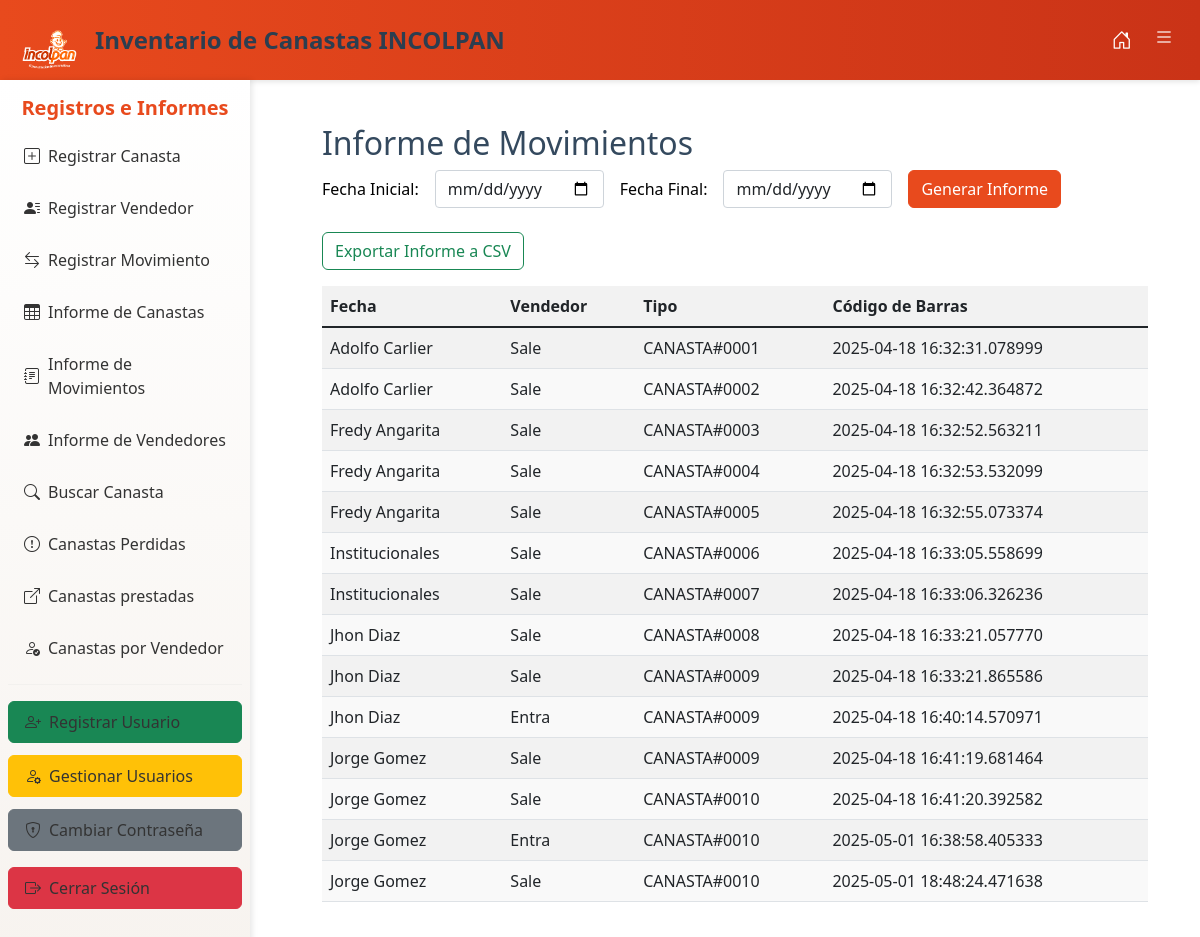
Screenshot of /generar_informe_movimientos (signed in) with the database file from the repository.
### tables this page shows
CREATE TABLE movimientos (
    id INTEGER PRIMARY KEY AUTOINCREMENT,
    vendedor_codigo TEXT,
    tipo TEXT,
    codigo_barras TEXT,
    fecha TEXT,
    FOREIGN KEY (vendedor_codigo) REFERENCES vendedores(codigo),
    FOREIGN KEY (codigo_barras) REFERENCES canastas(codigo_barras)
);

CREATE TABLE vendedores (
    codigo TEXT PRIMARY KEY,
    nombre TEXT
);

### app.py (the view)
@app.route('/generar_informe_movimientos')
@login_required
def generar_informe_movimientos():
    conn = obtener_conexion()
    cursor = conn.cursor()
    cursor.execute('''
        SELECT v.nombre, m.tipo, m.codigo_barras, m.fecha
        FROM movimientos m
        JOIN vendedores v ON m.vendedor_codigo = v.codigo
    ''')
    movimientos = cursor.fetchall()
    conn.close()
    return render_template('informe_movimientos.html', movimientos=movimientos)

### app.py (called while the page is built)
def obtener_conexion():
    conn = sqlite3.connect(db_path)
    return conn

def login_required(f):
    @wraps(f)
    def decorated_function(*args, **kwargs):
        if 'user_id' not in session:
            flash('Por favor, inicia sesión para continuar.')
            return redirect(url_for('login'))
        return f(*args, **kwargs)
    return decorated_function

### Templates/informe_movimientos.html (shortened to what this page needs)
{% extends 'base.html' %}
{% block content %}
<div class="container mt-4">
    <h2>Informe de Movimientos</h2>
    <form method="GET" action="{{ url_for('informe_movimientos') }}" class="mb-4">
        <div class="row g-3 align-items-center">
            <div class="col-auto">
                <label for="fecha_inicio" class="col-form-label">Fecha Inicial:</label>
            </div>
            <div class="col-auto">
                <input type="date" id="fecha_inicio" name="fecha_inicio" class="form-control"
                       value="{{ session.get('fecha_inicio') }}" required>
            </div>
            <div class="col-auto">
                <label for="fecha_fin" class="col-form-label">Fecha Final:</label>
            </div>
            <div class="col-auto">
                <input type="date" id="fecha_fin" name="fecha_fin" class="form-control"
                       value="{{ session.get('fecha_fin') }}" required>
            </div>
            <div class="col-auto">
                <button type="submit" class="btn btn-primary">Generar Informe</button>
            </div>
        </div>
    </form>
    <a href="{{ url_for('informe_movimientos', export=True, fecha_inicio=session.get('fecha_inicio'), fecha_fin=session.get('fecha_fin')) }}"
       class="btn btn-outline-success mb-3">
        Exportar Informe a CSV
    </a>
    {% if movimientos %}
        <table class="table table-striped">
            <thead>
                <tr>
                    <th>Fecha</th>
                    <th>Vendedor</th>
                    <th>Tipo</th>
                    <th>Código de Barras</th>
                </tr>
            </thead>
            <tbody>
                {% for movimiento in movimientos %}
                <tr>
                    <td>{{ movimiento[0] }}</td>
                    <td>{{ movimiento[1] }}</td>
                    <td>{{ movimiento[2] }}</td>
                    <td>{{ movimiento[3] }}</td>
                </tr>
                {% endfor %}
            </tbody>
        </table>
    {% else %}
        <p>No se encontraron movimientos en el rango de fechas seleccionado.</p>
    {% endif %}
</div>
{% endblock %}

### static/style.css (style rules this page uses)
body { font-family: Arial, sans-serif; padding: 20px; }
h2 { color: #34495e; margin-top: 30px; }

### Templates/base.html (style rules this page uses)
body { padding-top: 80px; color: #000; background-color: #fff; }
input, select, textarea { max-width: 100%; border-radius: 0.375rem; border: 1px solid #ced4da; padding: 0.5rem; }
button, .btn { border-radius: 0.375rem; }
.btn-primary { background-color: #e84a1d; border-color: #e84a1d; }
table { color: #000; }
table thead { background-color: #f2f2f2; }
table tbody tr:nth-child(even) { background-color: #f9f9f9; }

### rows the page displays
movimientos: nombre "Adolfo Carlier", tipo "Sale", codigo_barras "CANASTA#0001", fecha "2025-04-18 16:32:31.078999"
movimientos: nombre "Adolfo Carlier", tipo "Sale", codigo_barras "CANASTA#0002", fecha "2025-04-18 16:32:42.364872"
movimientos: nombre "Fredy Angarita", tipo "Sale", codigo_barras "CANASTA#0003", fecha "2025-04-18 16:32:52.563211"
movimientos: nombre "Fredy Angarita", tipo "Sale", codigo_barras "CANASTA#0004", fecha "2025-04-18 16:32:53.532099"
movimientos: nombre "Fredy Angarita", tipo "Sale", codigo_barras "CANASTA#0005", fecha "2025-04-18 16:32:55.073374"
movimientos: nombre "Institucionales", tipo "Sale", codigo_barras "CANASTA#0006", fecha "2025-04-18 16:33:05.558699"
movimientos: nombre "Institucionales", tipo "Sale", codigo_barras "CANASTA#0007", fecha "2025-04-18 16:33:06.326236"
movimientos: nombre "Jhon Diaz", tipo "Sale", codigo_barras "CANASTA#0008", fecha "2025-04-18 16:33:21.057770"
movimientos: nombre "Jhon Diaz", tipo "Sale", codigo_barras "CANASTA#0009", fecha "2025-04-18 16:33:21.865586"
movimientos: nombre "Jhon Diaz", tipo "Entra", codigo_barras "CANASTA#0009", fecha "2025-04-18 16:40:14.570971"
movimientos: nombre "Jorge Gomez", tipo "Sale", codigo_barras "CANASTA#0009", fecha "2025-04-18 16:41:19.681464"
movimientos: nombre "Jorge Gomez", tipo "Sale", codigo_barras "CANASTA#0010", fecha "2025-04-18 16:41:20.392582"
movimientos: nombre "Jorge Gomez", tipo "Entra", codigo_barras "CANASTA#0010", fecha "2025-05-01 16:38:58.405333"
movimientos: nombre "Jorge Gomez", tipo "Sale", codigo_barras "CANASTA#0010", fecha "2025-05-01 18:48:24.471638"
